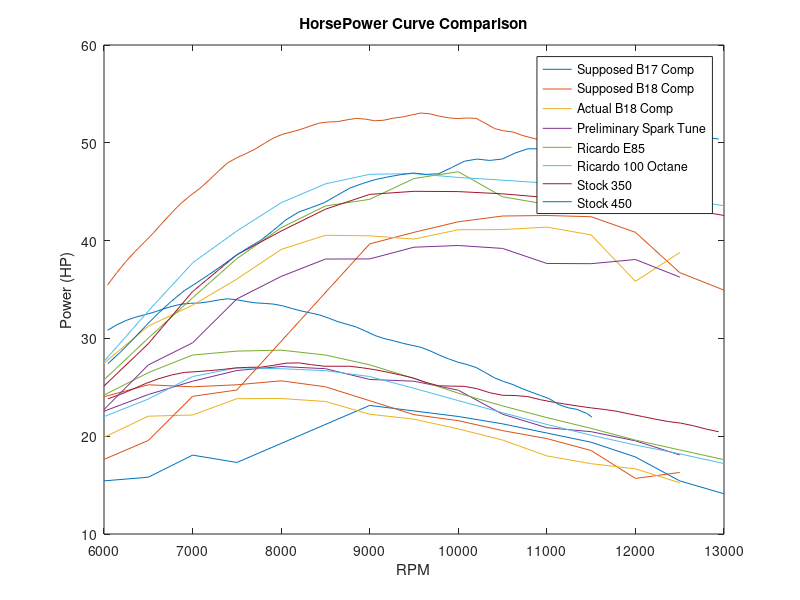

Source code (MATLAB):
%% List of Torque Curves
%different arrays are for different engine tunes
%recorded as [rpm, torque(ft-lbs)]

close
spark_tune = [  %preliminary spark tune jake made B19 winterbreak
6000	22.5535
6500	24.2606
7000	25.6219
7500	26.7192
8000	27.1255
8500	26.9020
9000	25.8048
9500	25.6219
10000	24.7076
10500	22.249
11000	20.8674
11500	20.461
12000	19.5263
12500	18.0837];

Supposed_18Comp_Curve = [ %torque curve given to jake before B18 comp. bad load cell calibration? or bluntly false data?
6000	24.03454457
6500	25.25664005
7000	25.05295747
7500	25.25664005
8000	25.66400521
8500	25.05295747
9000	23.6271794
9500	22.20140134
10000	21.59035359
10500	20.57194069
11000	19.75721036
11500	18.53511488
12000	15.68355874
12500	16.29460649];

Supposed_17Comp_Curve = [ %supposed B17 torque curve. basically after seeing the supposed B18 vs actual B18 I lost all faith in anything engine had done previously.
6000	15.43116946
6500	15.80753944
7000	18.06575936
7500	17.31301939
9000	23.14675419
9500	22.58219921
10000	22.01764422
10500	21.26490425
11000	20.32397928
11500	19.38305432
12000	17.87757437
12500	15.43116946
13000	14.1138745];

comp18_actual = [ %jake recorded this torque curve on the dyno with the comp map
6000	19.8921
6500	22.0458
7000	22.1678
7500	23.8339
8000	23.8542
8500	23.5494
9000	22.249
9500	21.7411
10000	20.7454
10500	19.6076
11000	17.9821
11500	17.1897
12000	16.6614
12500	15.2391];

Ricardo_E85 = [ %davis ricardo simulation for E85 
6000	24.2
6500	26.5
7000	28.3
7500	28.7
8000	28.8
8500	28.3
9000	27.3
9500	25.9
10000	24.4
10500	23.1
11000	21.9
11500	20.8
12000	19.6
12500	18.6
13000	17.6];

Ricardo_100 = [ %davis ricardo simulation for 100 octane
6000	22
6500	23.8
7000	26.1
7500	27
8000	26.9
8500	26.7
9000	26.1
9500	24.9
10000	23.64
10500	22.4
11000	21.2
11500	20.1
12000	19.1
12500	18.2
13000	17.2];

stock_2016 = [ %taken from the internet by an outside vendor that dyno'd a stock 2016 ktm 350 bike
%3889	18.117
%4033	18.194
%4176	18.328
%4320	18.487
%4464	18.615
%4607	18.867
%4751	19.175
%4895	19.493
%5020	19.876
%5182	20.325
%5326	20.848
%5469	21.449
%5613	22.035
%5757	22.635
%5900	23.262
6044	23.826
6188	24.289
6331	24.833
6475	25.403
6619	25.885
6762	26.255
6906	26.522
7050	26.604
7193	26.702
7337	26.825
7481	26.974
7624	27.041
7768	27.056
7912	27.246
8055	27.467
8199	27.498
8343	27.313
8486	27.154
8630	27.154
8774	27.154
8917	26.994
9061	26.799
9205	26.537
9348	26.260
9492	25.957
9636	25.490
9779	25.156
9923	25.120
10067	25.100
10210	24.864
10354	24.448
10498	24.186
10641	24.160
10785	24.052
10929	23.729
11072	23.477
11216	23.272
11360	23.072
11503	22.892
11647	22.738
11791	22.548
11934	22.271
12078	22.014
12222	21.747
12365	21.506
12509	21.341
12653	21.074
12796	20.736
12940	20.453
];


stock450 = [ %taken from  an outside vendor  that dyno'd a stock ktm 450 bike
% 4925, 25.66
% 5024, 25.42
% 5133, 26.00
% 5237, 26.49
% 5341, 27.14
% 5445, 27.65
% 5624, 28.21
% 5728, 28.82
% 5832, 29.50
% 5936, 30.20
6040, 30.83
6144, 31.39
6248, 31.83
6352, 32.16
6456, 32.41
6560, 32.67
6664, 32.99
6768, 33.28
6872, 33.50
6976, 33.59
7080, 33.62
7185, 33.75
7289, 33.92
7393, 34.05
7497, 33.95
7601, 33.78
7705, 33.64
7809, 33.58
7913, 33.51
8017, 33.33
8121, 33.06
8225, 32.81
8329, 32.61
8433, 32.40
8537, 32.07
8641, 31.71
8745, 31.44
8849, 31.16
8953, 30.75
9057, 30.30
9161, 29.99
9265, 29.77
9369, 29.51
9473, 29.30
9577, 29.09
9681, 28.73
9785, 28.30
9889, 27.91
9993, 27.58
1.010e+4, 27.32
1.020e+4, 27.03
1.030e+4, 26.53
1.041e+4, 25.96
1.051e+4, 25.60
1.062e+4, 25.27
1.072e+4, 24.87
1.082e+4, 24.52
1.093e+4, 24.16
1.103e+4, 23.82
1.114e+4, 23.21
1.124e+4, 22.91
1.134e+4, 22.74
1.145e+4, 22.33
1.151e+4, 21.95];

plot(Supposed_17Comp_Curve(:,1),Supposed_17Comp_Curve(:,2))
hold on
plot(Supposed_18Comp_Curve(:,1),Supposed_18Comp_Curve(:,2))
hold on
plot(comp18_actual(:,1),comp18_actual(:,2))
hold on
plot(spark_tune(:,1),spark_tune(:,2))
hold on
plot(Ricardo_E85(:,1),Ricardo_E85(:,2))
hold on
plot(Ricardo_100(:,1),Ricardo_100(:,2))
hold on
plot(stock_2016(:,1),stock_2016(:,2))
hold on
plot(stock450(:,1),stock450(:,2))

title('Torque Curve Comparison')
ylabel('Torque (ft-lbs)')
xlabel('RPM')
legend('Supposed B17 Comp','Supposed B18 Comp', 'Actual B18 Comp', 'Preliminary Spark Tune','Ricardo E85','Ricardo 100 Octane','Stock 350','Stock 450') 
%%
close
plot(Supposed_17Comp_Curve(:,1),Supposed_17Comp_Curve(:,2).*Supposed_17Comp_Curve(:,1)/5252)
hold on
plot(Supposed_18Comp_Curve(:,1),Supposed_18Comp_Curve(:,2).*Supposed_18Comp_Curve(:,1)/5252)
hold on
plot(comp18_actual(:,1),comp18_actual(:,2).*comp18_actual(:,1)/5252)
hold on
plot(spark_tune(:,1),spark_tune(:,2).*spark_tune(:,1)/5252)
hold on
plot(Ricardo_E85(:,1),Ricardo_E85(:,2).*Ricardo_E85(:,1)/5252)
hold on
plot(Ricardo_100(:,1),Ricardo_100(:,2).*Ricardo_100(:,1)/5252)
hold on
plot(stock_2016(:,1),stock_2016(:,2).*stock_2016(:,1)/5252)
hold on
plot(stock450(:,1),stock450(:,2).*stock450(:,1)/5252)

title('HorsePower Curve Comparison')
ylabel('Power (HP)')
xlabel('RPM')
legend('Supposed B17 Comp','Supposed B18 Comp', 'Actual B18 Comp', 'Preliminary Spark Tune','Ricardo E85','Ricardo 100 Octane','Stock 350','Stock 450') 
%% This code is used for formating data from the ecu
% takes in LoadCell and EngineRPM and creates plot for comparison purposes

% close
% primary = 3.04;
% fifth = .95;
% gear = 12/13;
% total_reduction = primary*fifth*gear;
% load_2_ft_lb = 6.5/12;
% Torque = (LoadCell*load_2_ft_lb/total_reduction);
% Load2Torque = @(lb) lb*load_2_ft_lb/total_reduction;
% HorsePower = Torque.*EngineRPM/5252;
% plot(EngineRPM,Torque,'x')
% %hold on 
% %plot(EngineRPM,HorsePower,'x')
% Tmax = max(Torque)
% Hmax = max(HorsePower)